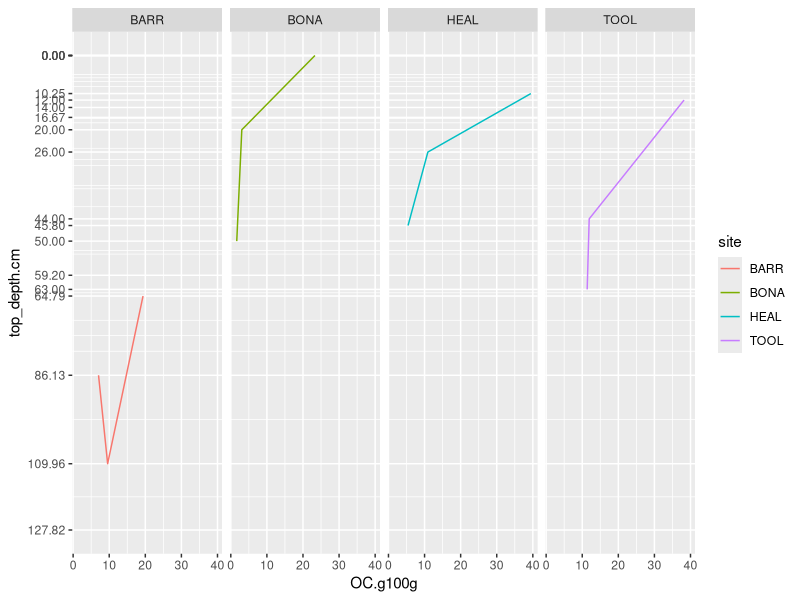
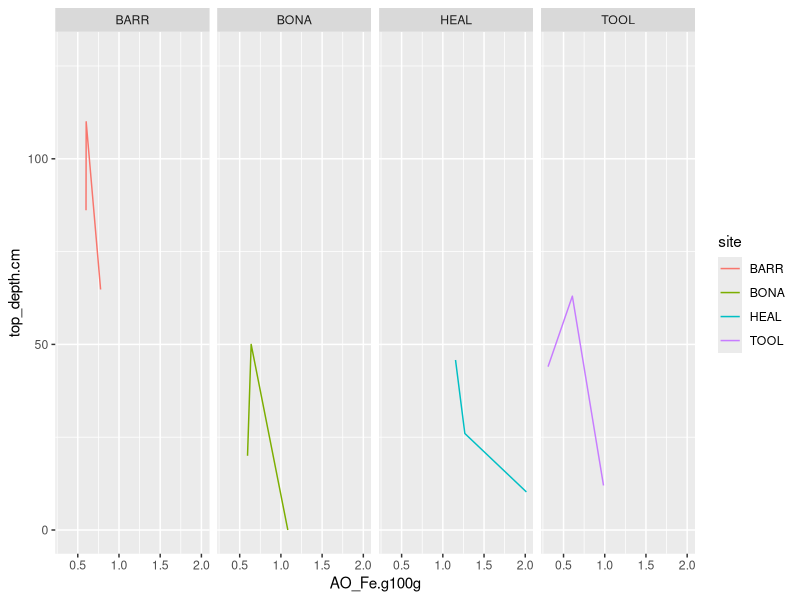

R code for these plots, in order: (Note: this script raises an error after producing the figures.)
# Erin C Rooney
# SOMMOS data

#load data-------------------------------------
sommos_csv = read.csv("processed/horizon_processed4.csv")



#select data-----------------------------------
barrow = sommos_csv$site=="BARR"
healy = sommos_csv$site=="HEAL"
toolik = sommos_csv$site=="TOOL"
bona = sommos_csv$site=="BONA"
data = as.data.frame(barrow)
data = as.data.frame(healy)
data = as.data.frame(toolik)
data = as.data.frame(bona)

#load library--------------------------------
library(ggplot2)

#plot Fe distributions-------------------------


p <- ggplot() +
  
  geom_line(data = sommos_csv, aes(y=top_depth.cm, x=OC.g100g, color=site)) +
  
  scale_y_continuous(trans = "reverse", breaks = (sommos_csv$top_depth.cm))

p + facet_grid(. ~ site)


p <- ggplot() +
  
  geom_line(data = sommos_csv, aes(y=top_depth.cm, x=AO_Fe.g100g, color=site)) +
  
  #scale_y_continuous(trans = "reverse", breaks = (sommos_csv$top_depth.cm)) +
  
  scale_y_continuous()
  
  scale_y_reverse +
  
  scale_x_continuous(position = "top")

p + facet_grid(. ~ site)



p <- ggplot() +
  geom_line(data = as.data.frame(barrow), aes(y = top_depth.cm, x= clay.gg, color = site))

p

#Active layer ftc plot----------------------------

plot(activelayer_dat)

p <- ggplot() +
  
  geom_line(data = activelayer_dat, aes(x = Def1, y = depth_m, color = site_pos)) +
  
  scale_y_reverse()
  
 # scale_y_continuous(trans = "reverse", breaks = (activelayer_dat$depth_m))

p

p + facet_grid(. ~ site_pos)



